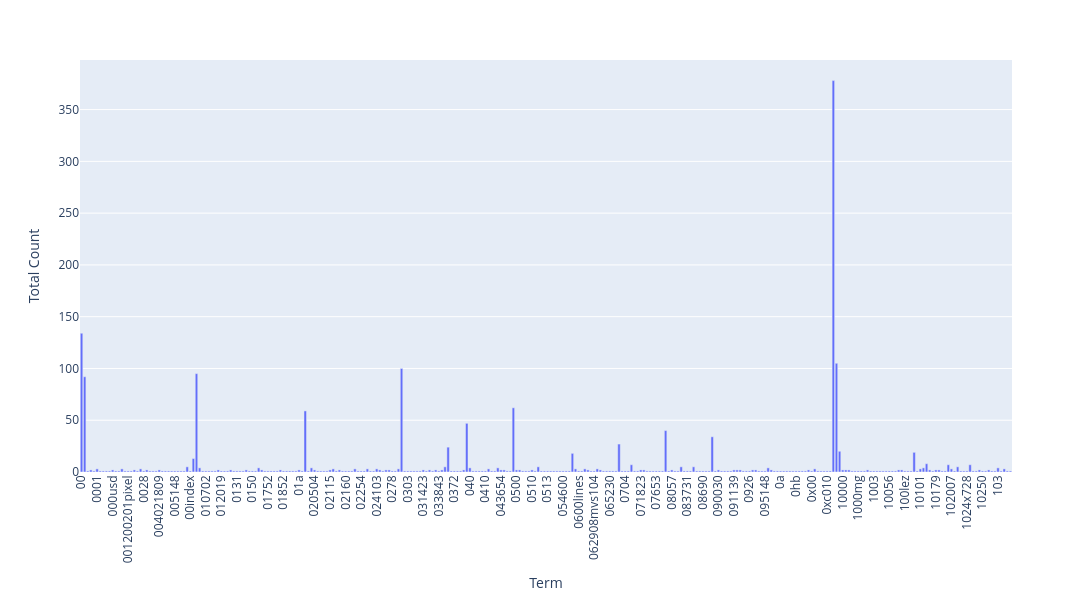

This figure's notebook cell:
### Markdown cell above
### >>> **Exercise 12 (take home):**
If you want a nicer interactive visualization here, I would encourage you try to install and use plotly to achieve this.

### Code cell
import plotly.express as px


# Extract corresponding terms and frequencies
terms = count_vect.get_feature_names_out()[:300]
frequencies = term_frequencies[:300]

# Build DataFrame
df = pd.DataFrame({"Term": terms, "Frequency": frequencies})

# Interactive Plotly bar chart
fig = px.bar(df, x="Term", y="Frequency",
             labels={"Frequency": "Total Count"}, hover_data={"Term": True, "Frequency": True})
fig.update_layout(xaxis_tickangle=-90, height=600, width=1200)
fig.show()

### Figure 1 — Plotly figure (JSON) as saved in the notebook; plotly's stock layout.template omitted (floating-point values rounded to 4 significant figures; data arrays with more than 128 entries replaced by an {"elided": "..."} marker saying what was removed)
{"data": [{"hovertemplate": "Term=%{x}<br>Total Count=%{y}<extra></extra>", "legendgroup": "", "marker": {"color": "#636efa", "pattern": {"shape": ""}}, "name": "", "orientation": "v", "showlegend": false, "textposition": "auto", "type": "bar", "x": {"elided": "300 str values"}, "xaxis": "x", "y": {"elided": "300 int values"}, "yaxis": "y"}], "layout": {"barmode": "relative", "height": 600, "legend": {"tracegroupgap": 0}, "margin": {"t": 60}, "width": 1200, "xaxis": {"anchor": "y", "domain": [0, 1], "tickangle": -90, "title": {"text": "Term"}}, "yaxis": {"anchor": "x", "domain": [0, 1], "title": {"text": "Total Count"}}}}
